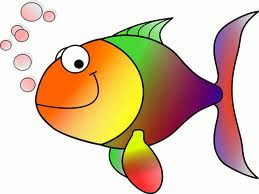
//> input picture opencv3-tutorials/data/HappyFish.jpg, 259 x 194 px
$ ./distrans ../data/HappyFish.jpg   (built with g++ and OpenCV 4)
//> lines starting //> are read from the running program, lines starting //| are printed output that depends on the picture; after the words box and inside, x2 and y2 are one past the last pixel; in counts of white or black regions, pixels touching at a corner belong together
#include <opencv2/core.hpp>
#include <opencv2/imgproc.hpp>
#include <opencv2/highgui.hpp>

#include <string>
#include <iostream>

using namespace cv;
using namespace std;

int maskSize0 = DIST_MASK_5;
int voronoiType = -1;
int edgeThresh = 100;
int distType0 = DIST_L1;

Mat gray;

static void onTrackbar(int, void *)
{
    static const Scalar colors[] = {
        Scalar(0, 0, 0),
        Scalar(255, 0, 0),
        Scalar(255, 128, 0),
        Scalar(255, 255, 0),
        Scalar(0, 255, 0),
        Scalar(0, 128, 255),
        Scalar(0, 255, 255),
        Scalar(0, 0, 255),
        Scalar(255, 0, 255)
    };

    int maskSize = voronoiType >= 0 ? DIST_MASK_5 : maskSize0;
    int distType = voronoiType >= 0 ? DIST_L1 : distType0;

    Mat edge = gray >= edgeThresh, dist, labels, dist8u;

    if (voronoiType < 0) {
        distanceTransform(edge, dist, distType, maskSize);
    } else {
        distanceTransform(edge, dist, labels, distType, maskSize, voronoiType);
    }

    if (voronoiType < 0) {
        dist *= 5000;
        pow(dist, 0.5, dist);

        Mat dist32s, dist8u1, dist8u2;

        dist.convertTo(dist32s, CV_32S, 1, 0.5);
        dist32s &= Scalar::all(255);

        dist32s.convertTo(dist8u1, CV_8U, 1, 0);
        dist32s *= -1;

        dist32s += Scalar::all(255);
        dist32s.convertTo(dist8u2, CV_8U);

        Mat planes[] = {dist8u1, dist8u2, dist8u2};
        merge(planes, 3, dist8u);
    }

    imshow("Distance Map", dist8u);
}

static void help()
{
    cout << "Program to demonstrate the use of the distance transform function between edge images.\n"
         << "Usage:\n"
         << "./distrans [image_name -- default image is stuff.jpg]\n"
         << "\nHot keys: \n"
         << "\tESC - quit the program\n"
         << "\tC - use C/Inf metric\n"
         << "\tL1 - use L1 metric\n"
         << "\tL2 - use L2 metric\n"
         << "\t3 - use 3x3 mask\n"
         << "\t5 - use 5x5 mask\n"
         << "\t0 - use precise distance transform\n"
         << "\tv - switch to Voronoi diagram mode\n"
         << "\tp - switch to pixel-based Voronoi diagram mode\n"
         << "\tSPACE - loop through all the modes\n\n";
}

int main(int argc, char **argv)
{
    CommandLineParser parser(argc, argv, "{help h||}{@image | stuff.jpg | input image file}");
    if (parser.has("help")) {
        help();
        return 0;
    }

    string filename = parser.get<string>(0);
    gray = imread(samples::findFile(filename), 0);
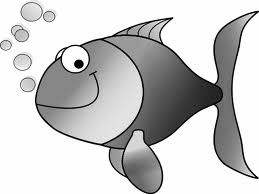
//> gray: 194 rows x 259 cols, CV_8UC1; min 0, max 255, mean 200.4
    if (gray.empty()) {
        cout << "Cannot read image file: " << filename.c_str() << endl;
        help();
        return -1;
    }

    namedWindow("Distance Map");
    createTrackbar("Brightness Threshold", "Distance Map", &edgeThresh, 255, onTrackbar, 0);

    for ( ; ; ) {
        onTrackbar(0, 0);
//> in onTrackbar, `Mat edge = gray >= edgeThresh, dist, labels, dist8u;`:
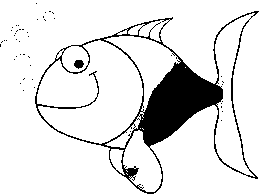
//> edge: 194 rows x 259 cols, CV_8UC1; 88.2% white; 49 black regions (47 under 20 px), largest, box (x1, y1, x2, y2) and area: (35, 11, 259, 194) 5800, (74, 60, 84, 69) 66
//> in onTrackbar, `dist *= 5000;`:
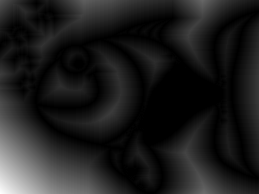
//> dist: 194 rows x 259 cols, CV_32FC1; min 0, max 585000, mean 70325.2; drawn with min black and max white
//> in onTrackbar, `dist.convertTo(dist32s, CV_32S, 1, 0.5);`:
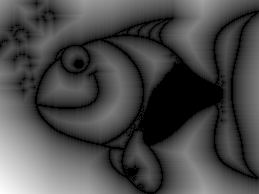
//> dist32s: 194 rows x 259 cols, CV_32SC1; min 0, max 765, mean 221.4; drawn with min black and max white
//> in onTrackbar, `dist32s &= Scalar::all(255);`:
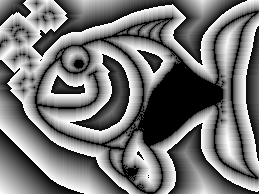
//> dist32s: 194 rows x 259 cols, CV_32SC1; min 0, max 255, mean 118.8
//> in onTrackbar, `dist32s *= -1;`:
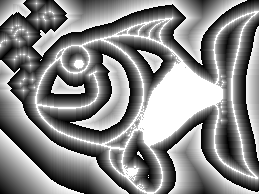
//> dist32s: 194 rows x 259 cols, CV_32SC1; min -255, max 0, mean -118.8; drawn with min black and max white
//> in onTrackbar, `merge(planes, 3, dist8u);`:
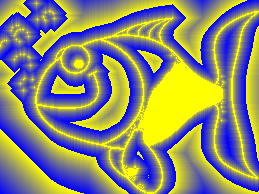
//> dist8u: 194 rows x 259 cols, CV_8UC3; mean B, G, R 118.8, 136.2, 136.2

        char c = (char) waitKey();
//> the Esc key is pressed

        if (c == 27)
            break;
    }

    return 0;
}

$ run again, on opencv3-tutorials/data/building.jpg
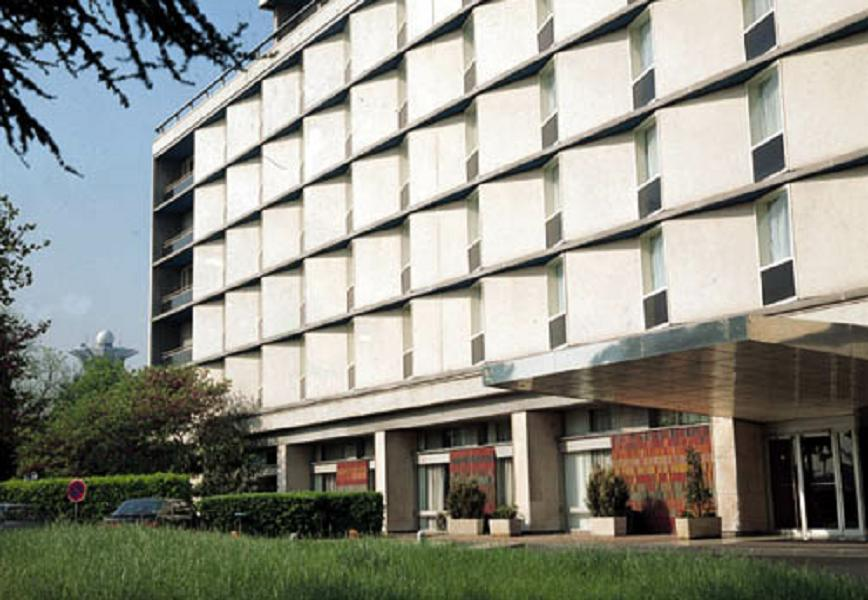
//> input picture opencv3-tutorials/data/building.jpg, 868 x 600 px
//> in onTrackbar, `Mat edge = gray >= edgeThresh, dist, labels, dist8u;`:
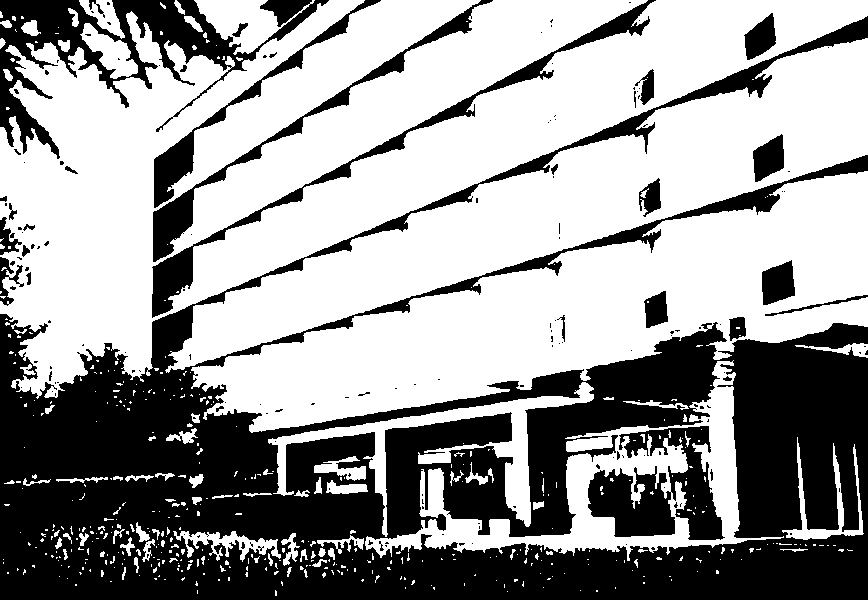
//> edge: 600 rows x 868 cols, CV_8UC1; 60.1% white; 167 black regions (131 under 20 px), largest, box (x1, y1, x2, y2) and area: (0, 16, 868, 600) 164844, (0, 0, 329, 159) 13565, (588, 426, 725, 540) 8325
//> in onTrackbar, `merge(planes, 3, dist8u);`:
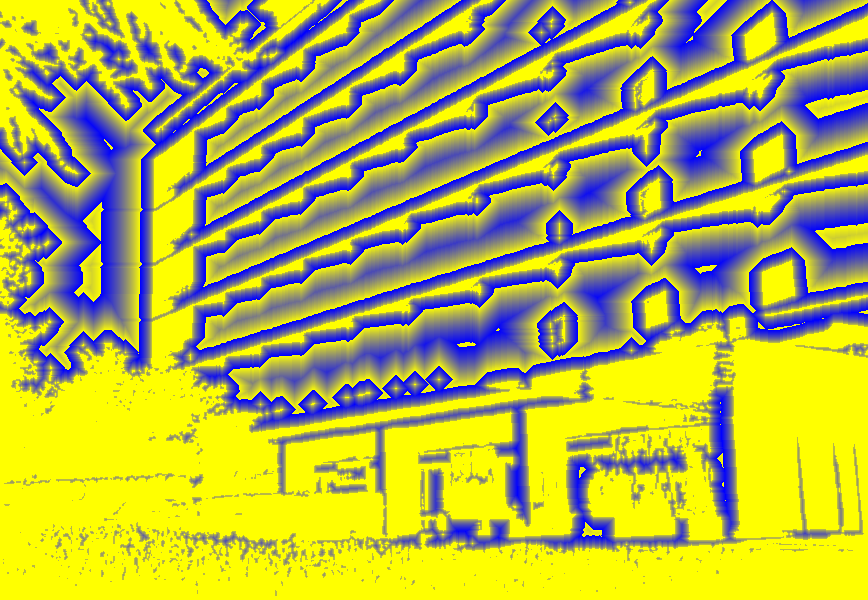
//> dist8u: 600 rows x 868 cols, CV_8UC3; mean B, G, R 78.9, 176.1, 176.1
